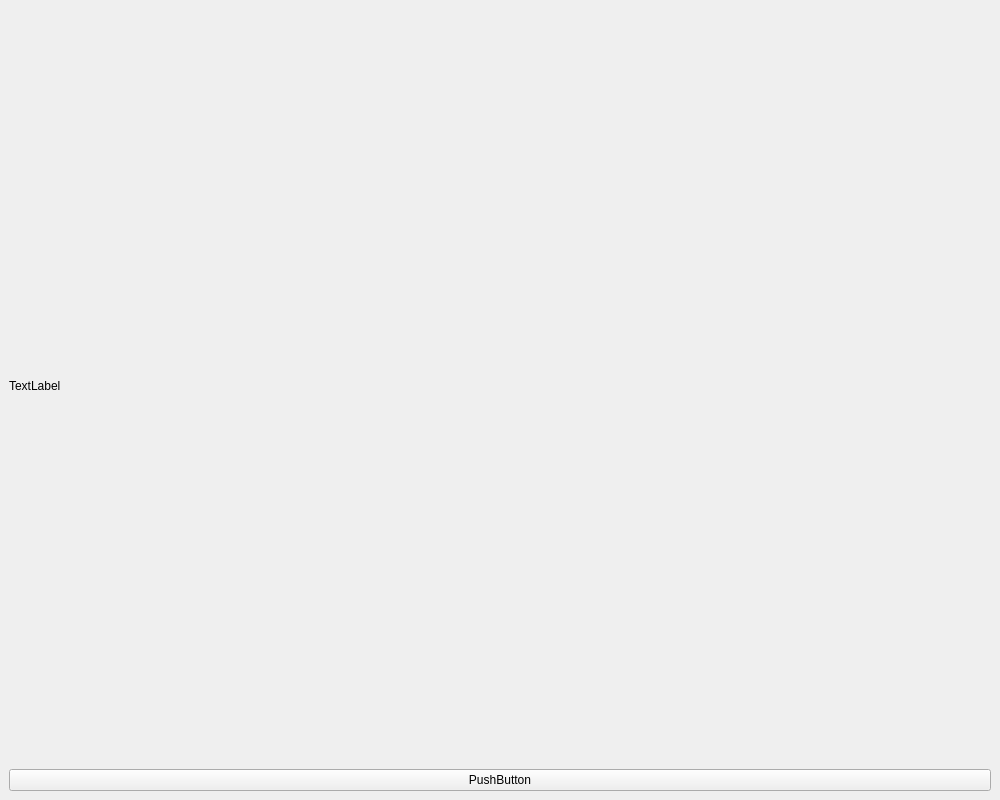
<?xml version="1.0" encoding="UTF-8"?>
<ui version="4.0">
 <class>MainWindow</class>
 <widget class="QMainWindow" name="MainWindow">
  <property name="geometry">
   <rect>
    <x>0</x>
    <y>0</y>
    <width>1000</width>
    <height>800</height>
   </rect>
  </property>
  <property name="windowTitle">
   <string>MainWindow</string>
  </property>
  <widget class="QWidget" name="centralwidget">
   <layout class="QGridLayout" name="gridLayout">
    <item row="0" column="0">
     <widget class="QLabel" name="label">
      <property name="text">
       <string>TextLabel</string>
      </property>
      <property name="scaledContents">
       <bool>false</bool>
      </property>
      <property name="wordWrap">
       <bool>false</bool>
      </property>
     </widget>
    </item>
    <item row="1" column="0">
     <widget class="QPushButton" name="pushButton">
      <property name="enabled">
       <bool>true</bool>
      </property>
      <property name="text">
       <string>PushButton</string>
      </property>
      <property name="autoRepeat">
       <bool>false</bool>
      </property>
      <property name="autoExclusive">
       <bool>false</bool>
      </property>
      <property name="default">
       <bool>false</bool>
      </property>
      <property name="flat">
       <bool>false</bool>
      </property>
     </widget>
    </item>
   </layout>
  </widget>
 </widget>
 <resources/>
 <connections/>
</ui>
